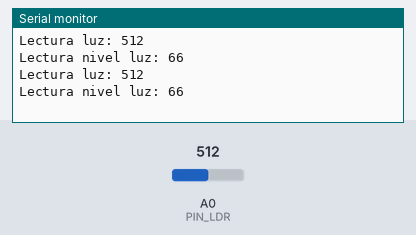
A sketch run on a simulated Arduino Uno, built with avr-gcc and run on an emulated ATmega328P. On the bench: the last lines printed to the serial monitor. The inputs (shaded band) are chosen by the test bench; at power-on: A0 (PIN_LDR) = 512.

Above: at 1.2 s.
1.3 s: A0 (PIN_LDR) set to 716
At 2.6 s:
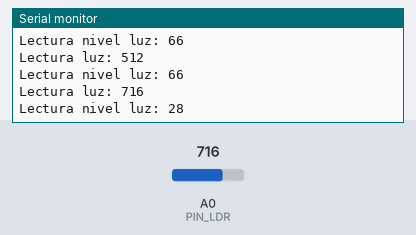
2.8 s: A0 (PIN_LDR) set to 900
At 3.8 s:
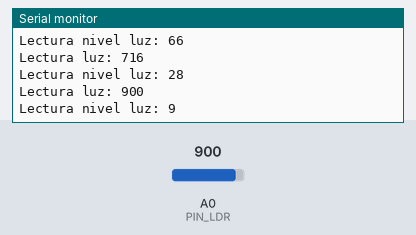
Timing chart, 0 to 5.8 s (numbered marks = the images above; inputs shaded):
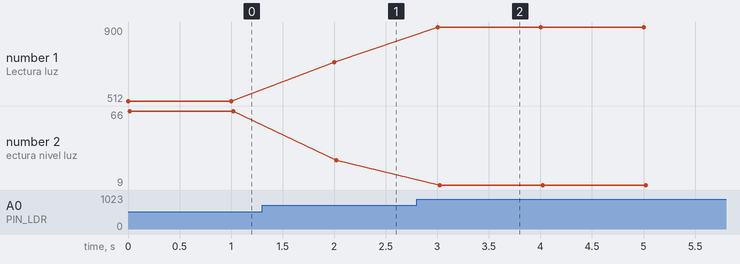

The sketch:

sensorLDR.ino
```cpp
#define PIN_LDR A0    //Seleccionamos el pin analógico A0 como input del sensor LDR.

//Constantes
const long A = 1000;     //Resistencia en oscuridad en KΩ
const int B = 15;        //Resistencia a la luz (10 Lux) en KΩ
const int Rc = 10;       //Resistencia calibracion en KΩ

void setup() {
  Serial.begin(9600); //Inicializamos monitor serie para visualizar los valores de LDR.
}

void loop() {
  lecturaNormal();
  lecturaNivelLuz();

  delay(1000);                          // esperar un segundo
}
void lecturaNivelLuz()
{
   int V = analogRead(PIN_LDR);
   int ilum = ((long)(1024-V)*A*10)/((long)B*Rc*V);  //usar si LDR entre GND y A0
   Serial.print("Lectura nivel luz: ");
   Serial.println(ilum);
}
void lecturaNormal()
{
  int valorLDR = analogRead(PIN_LDR);   //Leemos el valor del pinLDR y lo guardamos en la variable creada.
  Serial.print("Lectura luz: ");
  Serial.println(valorLDR);             //Imprimimos dicho valor, comprendido entre 0 y 1023.
}
```

Measured:
- after the input at 1.3 s, the serial monitor: prints a new line after 0.70 s (image 1)
- after the input at 2.8 s, the serial monitor: prints a new line after 0.20 s (image 2)
- plotted number 1: 512 → 716 after the input at 1.3 s, 716 → 900 after the input at 2.8 s
- plotted number 2: 66 → 28 after the input at 1.3 s, 28 → 9 after the input at 2.8 s
